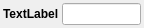
<?xml version="1.0" encoding="UTF-8"?>
<ui version="4.0">
 <class>InidicatorWidget</class>
 <widget class="QWidget" name="InidicatorWidget">
  <property name="geometry">
   <rect>
    <x>0</x>
    <y>0</y>
    <width>144</width>
    <height>27</height>
   </rect>
  </property>
  <property name="windowTitle">
   <string>Form</string>
  </property>
  <layout class="QHBoxLayout" name="horizontalLayout" stretch="0,1">
   <property name="spacing">
    <number>3</number>
   </property>
   <property name="leftMargin">
    <number>3</number>
   </property>
   <property name="topMargin">
    <number>3</number>
   </property>
   <property name="rightMargin">
    <number>3</number>
   </property>
   <property name="bottomMargin">
    <number>3</number>
   </property>
   <item>
    <widget class="QLabel" name="lbl_key">
     <property name="minimumSize">
      <size>
       <width>0</width>
       <height>0</height>
      </size>
     </property>
     <property name="font">
      <font>
       <bold>true</bold>
      </font>
     </property>
     <property name="text">
      <string>TextLabel</string>
     </property>
    </widget>
   </item>
   <item>
    <widget class="QLineEdit" name="txt_value">
     <property name="minimumSize">
      <size>
       <width>75</width>
       <height>0</height>
      </size>
     </property>
     <property name="readOnly">
      <bool>true</bool>
     </property>
    </widget>
   </item>
  </layout>
 </widget>
 <resources/>
 <connections/>
</ui>
